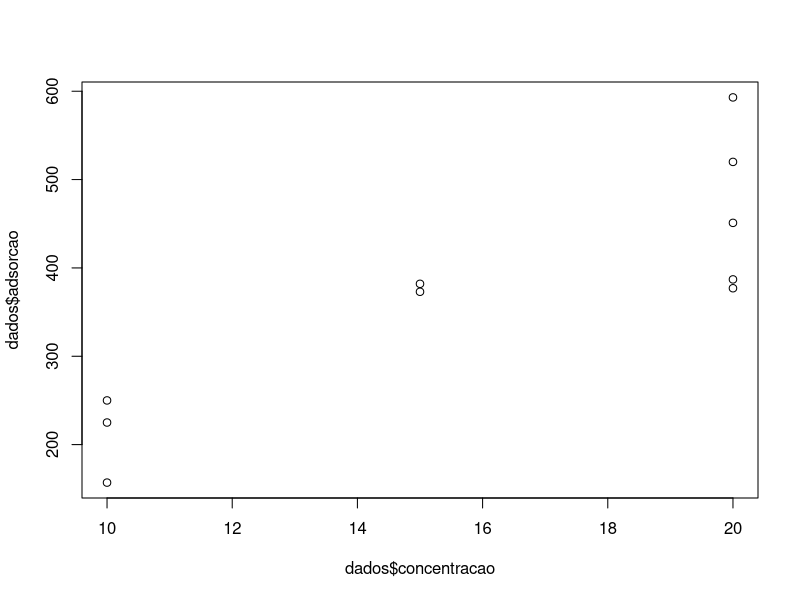
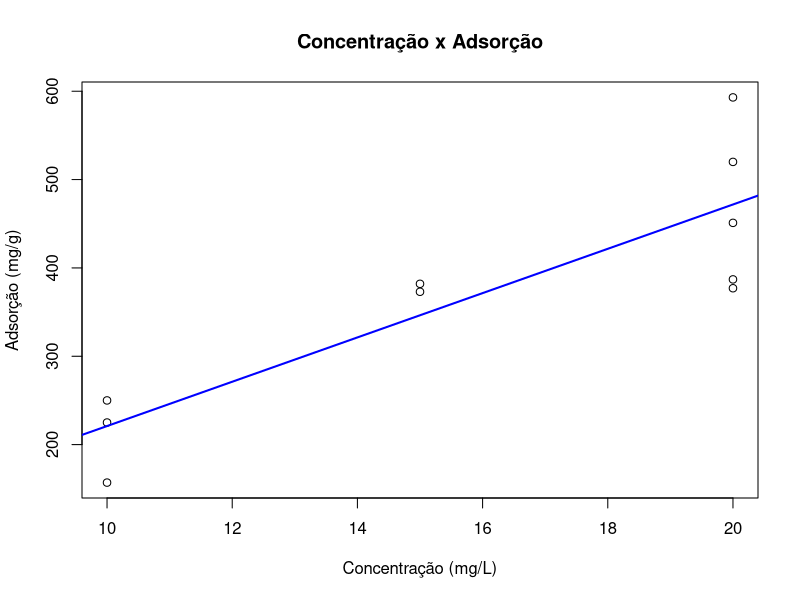
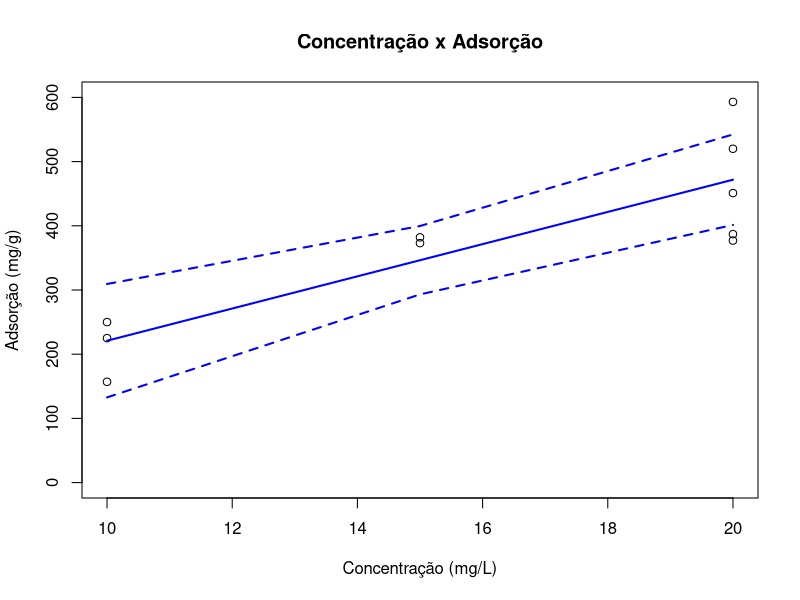
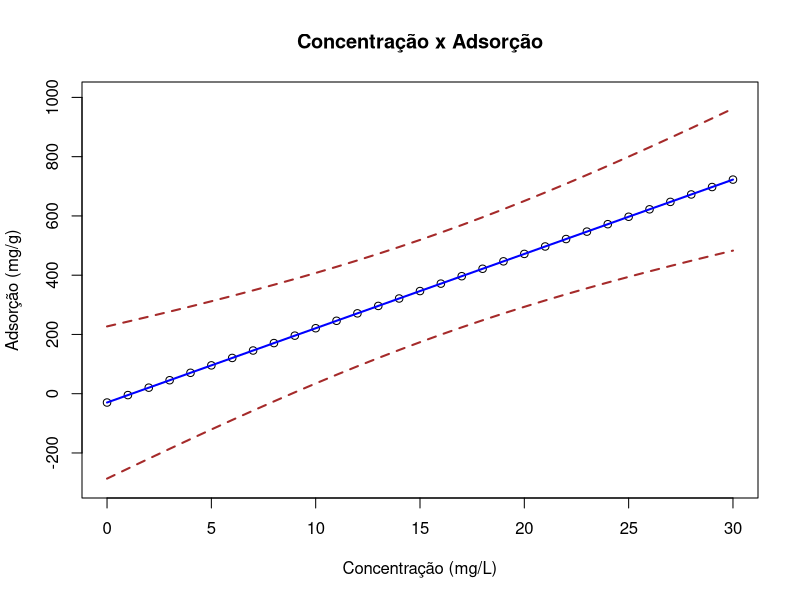
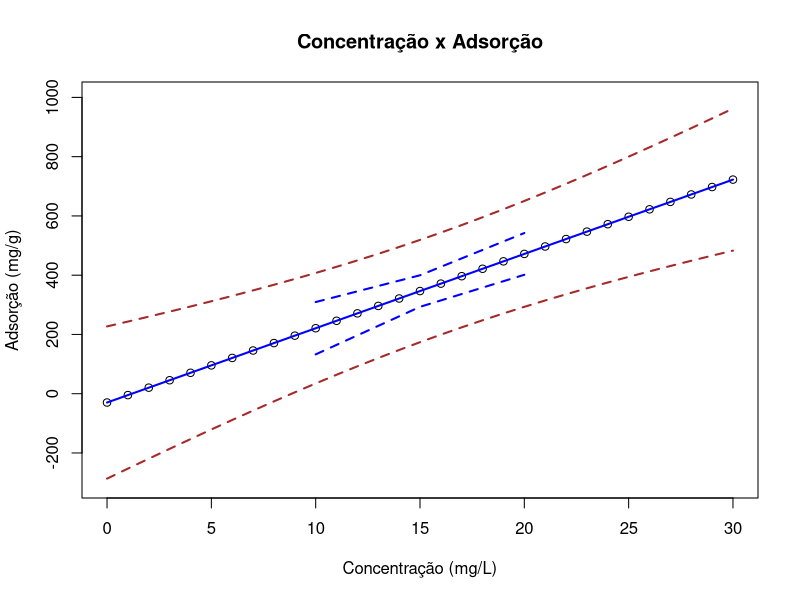
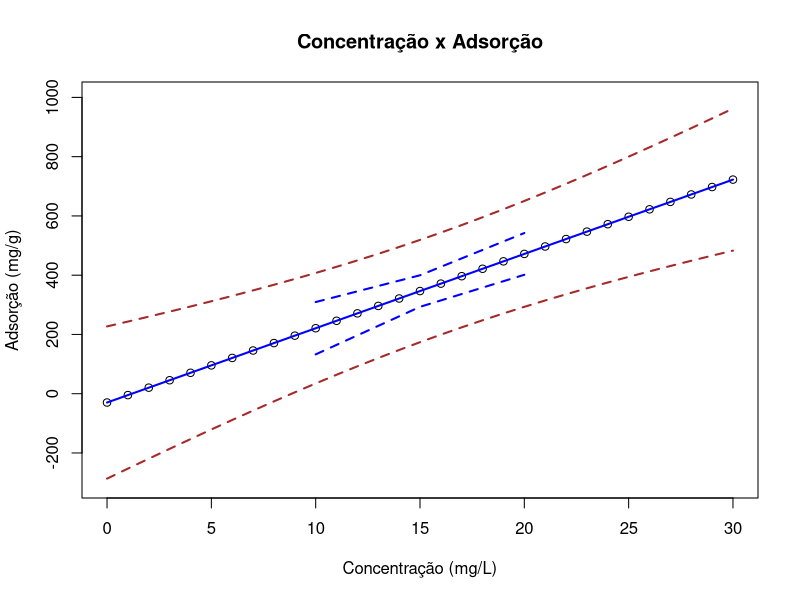

Write the R code that produced these figures, in order.
## ---- chunk 1
dados <- data.frame(
  concentracao = c(10, 20, 20, 20, 10, 20, 10, 20, 15, 15),
  adsorcao = c(250, 520, 387, 593, 157, 377, 225, 451, 382, 373)
)
dados
## ---- chunk 2
summary(dados)
sd(dados$concentracao)
sd(dados$adsorcao)
## ---- chunk 3
plot(dados$concentracao, dados$adsorcao)
## ---- chunk 4
cor(dados$concentracao, dados$adsorcao)
## ---- chunk 5
cor.test(dados$concentracao, dados$adsorcao)
## ---- chunk 6
modelo <- lm(adsorcao ~ concentracao, data = dados)
modelo
## ---- chunk 7
anova(modelo)
## ---- chunk 8
summary(modelo)
## ---- chunk 9
coef(modelo) # coeficientes
## ---- chunk 10
confint(modelo) # IC para os coef.
## ---- chunk 11
plot(dados$concentracao, dados$adsorcao,
     main = "Concentração x Adsorção",
     xlab = "Concentração (mg/L)",
     ylab = "Adsorção (mg/g)")
abline(modelo, col = "blue", lwd = 2)
## ---- chunk 12
residuos <- residuals(modelo)
SQRes <- sum(residuos^2)
SQRes
## ---- chunk 13
GL_Res <- length(dados$adsorcao) - length(coef(modelo))
GL_Res
## ---- chunk 14
QMRes <- SQRes / GL_Res
QMRes
sqrt(QMRes)
## ---- chunk 15
preditos <- predict(modelo, interval = "confidence")
head(preditos)
colnames(preditos) <- c("adsorcao_estimada", "lim_inf", "lim_sup") 
head(preditos)
## ---- chunk 16
dados <- cbind(dados, preditos)
dados
## ---- chunk 17
dados <- dados[order(dados$concentracao),]
dados
## ---- chunk 18
# dispersão
plot(dados$concentracao, dados$adsorcao,
     main = "Concentração x Adsorção",
     xlab = "Concentração (mg/L)",
     ylab = "Adsorção (mg/g)",
     xlim = c(10,20),
     ylim = c(0, 600))
# valores estimados
lines(dados$concentracao, dados$adsorcao_estimada,
      col = "blue", lty = 1, lwd = 2) 
# IC
lines(dados$concentracao, dados$lim_inf,
      col = "blue", lty = 2, lwd = 2)
lines(dados$concentracao, dados$lim_sup,
      col = "blue", lty = 2, lwd = 2) 
## ---- chunk 19
new_data <- data.frame(concentracao = seq(0,30, by = 1))
preditos_new <- predict(modelo, newdata = new_data,
                        interval = "prediction")
preditos_new <- cbind(new_data, preditos_new)
head(preditos_new)
## ---- chunk 20
# dispersão
plot(preditos_new$concentracao, preditos_new$fit,
     main = "Concentração x Adsorção",
     xlab = "Concentração (mg/L)",
     ylab = "Adsorção (mg/g)",
     xlim = c(0,30),
     ylim = c(-300, 1000))
# valores estimados
lines(preditos_new$concentracao, preditos_new$fit,
      col = "blue", lty = 1, lwd = 2) 
# IP
lines(preditos_new$concentracao, preditos_new$lwr,
      col = "brown", lty = 2, lwd = 2)
lines(preditos_new$concentracao, preditos_new$upr,
      col = "brown", lty = 2, lwd = 2) 

## ---- chunk 21
# dispersão
plot(preditos_new$concentracao, preditos_new$fit,
     main = "Concentração x Adsorção",
     xlab = "Concentração (mg/L)",
     ylab = "Adsorção (mg/g)",
     xlim = c(0,30),
     ylim = c(-300, 1000))

# valores estimados
lines(preditos_new$concentracao, preditos_new$fit,
      col = "blue", lty = 1, lwd = 2) 

# IC
lines(dados$concentracao, dados$lim_inf,
      col = "blue", lty = 2, lwd = 2)
lines(dados$concentracao, dados$lim_sup,
      col = "blue", lty = 2, lwd = 2)  

# IP
lines(preditos_new$concentracao, preditos_new$lwr,
      col = "brown", lty = 2, lwd = 2)
lines(preditos_new$concentracao, preditos_new$upr,
      col = "brown", lty = 2, lwd = 2) 
## ---- chunk 22
# dispersão
plot(preditos_new$concentracao, preditos_new$fit,
     main = "Concentração x Adsorção",
     xlab = "Concentração (mg/L)",
     ylab = "Adsorção (mg/g)",
     xlim = c(0,30),
     ylim = c(-300, 1000))

# valores estimados
lines(preditos_new$concentracao, preditos_new$fit,
      col = "blue", lty = 1, lwd = 2) 

# IC
lines(dados$concentracao, dados$lim_inf,
      col = "blue", lty = 2, lwd = 2)
lines(dados$concentracao, dados$lim_sup,
      col = "blue", lty = 2, lwd = 2)  

# IP
lines(preditos_new$concentracao, preditos_new$lwr,
      col = "brown", lty = 2, lwd = 2)
lines(preditos_new$concentracao, preditos_new$upr,
      col = "brown", lty = 2, lwd = 2) 
## ---- chunk 23
modelo2 <- lm(adsorcao ~ -1 + concentracao, data = dados)
modelo2
anova(modelo2)
## ---- chunk 24
summary(modelo2)
## ---- chunk 25
anova(modelo2, modelo)
## ---- chunk 26
anova(modelo2, modelo)
## ---- chunk 27
summary(modelo)
## ---- chunk 28
summary(modelo2)
## ---- chunk 29
dados <- data.frame(
  conc = c(10, 20, 20, 20, 10, 20, 10, 20, 15, 15),
  temp = c(70, 70, 80, 90, 70, 70, 90, 90, 80, 80),
  ph = c(3.0, 3.0, 3.0, 3.0, 4.0, 4.0, 4.0, 4.0, 3.5, 3.5),
  adsorcao = c(250, 520, 387, 593, 157, 377, 225, 451, 382, 373)
)
dados
## ---- chunk 30
# regressão múltipla
modelo3 <- lm(adsorcao ~ conc + temp + ph, data = dados)
modelo3
anova(modelo3)
## ---- chunk 31
coef(modelo3) # coeficientes
## ---- chunk 32
confint(modelo3) # IC para os coef.

## ---- chunk 33
summary(modelo3)
## ---- chunk 34
preditos_mod3 <- predict(modelo3, interval = "confidence")
head(preditos_mod3)
colnames(preditos_mod3) <- c("adsorcao_estimada", "lim_inf", "lim_sup") 
head(preditos_mod3)
## ---- chunk 35
dados <- cbind(dados, preditos_mod3)
dados
## ---- chunk 36
new_data <- data.frame(conc = c(12, 12 , 25, 25),
                       temp = c(50, 80, 50, 80),
                       ph = c(6.0, 6.0, 6.0, 6.0))
preditos_new_mod3 <- predict(modelo3, newdata = new_data,
                        interval = "prediction")
preditos_new_mod3 <- cbind(new_data, preditos_new_mod3)
preditos_new_mod3
